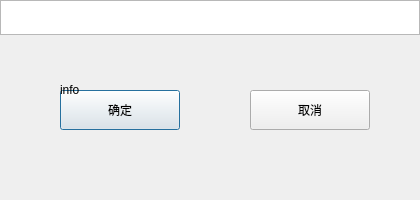
<?xml version="1.0" encoding="UTF-8"?>
<ui version="4.0">
 <class>Dialog</class>
 <widget class="QDialog" name="Dialog">
  <property name="enabled">
   <bool>true</bool>
  </property>
  <property name="geometry">
   <rect>
    <x>430</x>
    <y>250</y>
    <width>420</width>
    <height>200</height>
   </rect>
  </property>
  <property name="windowTitle">
   <string>Dialog</string>
  </property>
  <widget class="QPushButton" name="confirm_button">
   <property name="geometry">
    <rect>
     <x>60</x>
     <y>90</y>
     <width>120</width>
     <height>40</height>
    </rect>
   </property>
   <property name="text">
    <string>确定</string>
   </property>
  </widget>
  <widget class="QPushButton" name="cancel_button">
   <property name="geometry">
    <rect>
     <x>250</x>
     <y>90</y>
     <width>120</width>
     <height>40</height>
    </rect>
   </property>
   <property name="text">
    <string>取消</string>
   </property>
  </widget>
  <widget class="QGraphicsView" name="dialog_title">
   <property name="geometry">
    <rect>
     <x>0</x>
     <y>0</y>
     <width>420</width>
     <height>35</height>
    </rect>
   </property>
  </widget>
  <widget class="QLabel" name="info_text">
   <property name="geometry">
    <rect>
     <x>60</x>
     <y>40</y>
     <width>300</width>
     <height>100</height>
    </rect>
   </property>
   <property name="text">
    <string>info</string>
   </property>
  </widget>
 </widget>
 <resources/>
 <connections/>
</ui>
